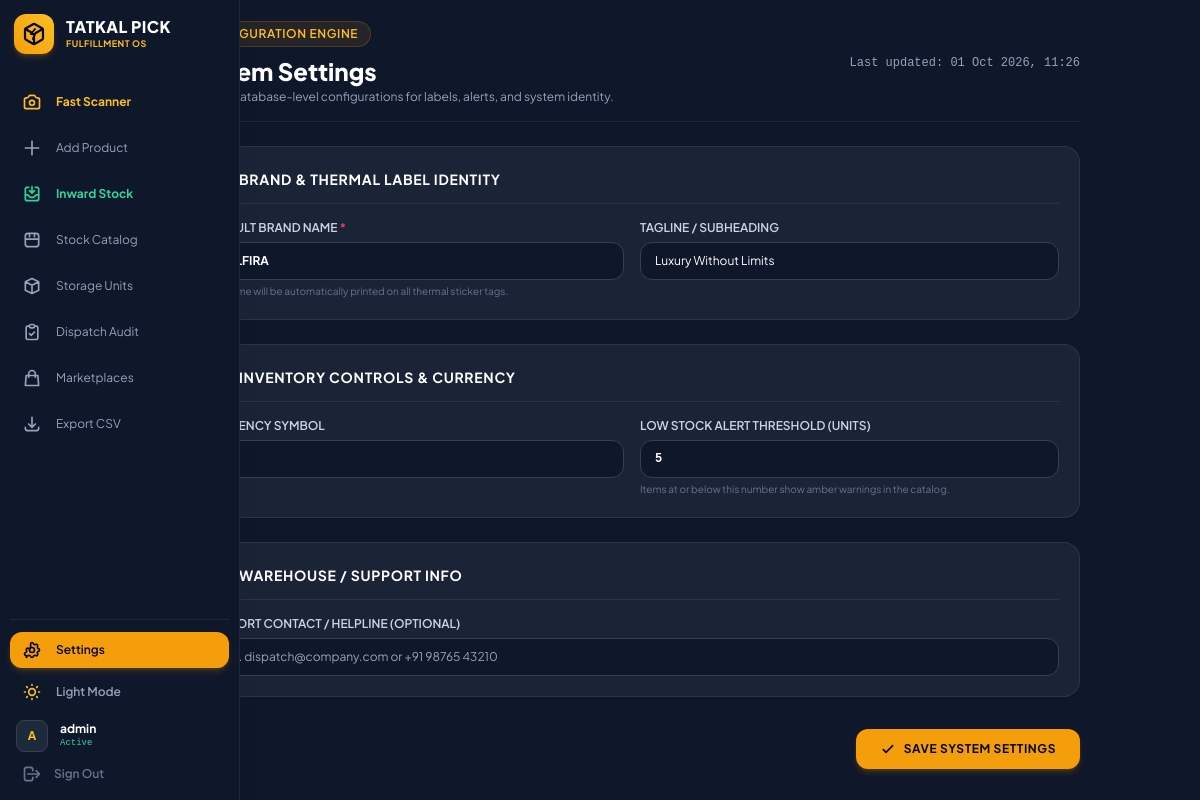
Page /settings/ (signed in) on the committed database.
### sku_manager/models.py (models this page shows)
class AppSettings(models.Model):
    brand_name = models.CharField(max_length=100, default='TATKAL PICK')
    tagline = models.CharField(max_length=150, blank=True, default='Universal Stock & Fast Dispatch')
    currency_symbol = models.CharField(max_length=10, default='₹')
    low_stock_threshold = models.PositiveIntegerField(default=5)
    support_contact = models.CharField(max_length=100, blank=True, default='')
    updated_at = models.DateTimeField(auto_now=True)
    @classmethod
    def get_settings(cls):
        obj, _ = cls.objects.get_or_create(id=1)
        return obj

### sku_manager/views.py (the view, shortened to what this page needs)
# urls.py: path('settings/', views.app_settings_view, name='app_settings'),
@login_required(login_url='login')
def app_settings_view(request):
    settings_obj = AppSettings.get_settings()
    return render(request, 'sku_manager/settings.html', {
        'settings': settings_obj,
        'active_page': 'settings',
    })

### templates/sku_manager/settings.html (shortened to what this page needs)
{% extends "sku_manager/base.html" %}
{% block content %}
<div class="max-w-4xl mx-auto space-y-6">
  <header class="flex flex-col sm:flex-row sm:items-center justify-between border-b border-slate-200 dark:border-slate-800 pb-4 gap-4">
    <div>
      <div class="inline-flex items-center gap-2 px-3 py-1 rounded-full bg-amber-500/10 text-amber-600 dark:text-amber-400 border border-amber-500/20 text-xs font-semibold uppercase tracking-wider mb-2">
        Configuration Engine
      </div>
      <h1 class="text-2xl font-extrabold text-slate-900 dark:text-white">System Settings</h1>
      <p class="text-slate-500 dark:text-slate-400 text-xs mt-0.5">Manage database-level configurations for labels, alerts, and system identity.</p>
    </div>
    <div class="text-xs font-mono text-slate-400">
      Last updated: {{ settings.updated_at|date:"d M Y, H:i" }}
    </div>
  </header>
  <form method="POST" action="{% url 'app_settings' %}" class="space-y-6">
    <div class="bg-white dark:bg-slate-800/80 border border-slate-200 dark:border-slate-700/60 rounded-2xl p-5 shadow-sm space-y-4">
      <div class="flex items-center gap-2.5 border-b border-slate-100 dark:border-slate-700/60 pb-3">
        <span class="w-6 h-6 rounded-lg bg-amber-500/20 text-amber-600 dark:text-amber-400 flex items-center justify-center text-xs font-bold">1</span>
        <h2 class="text-sm font-bold uppercase tracking-wider text-slate-800 dark:text-white">Brand & Thermal Label Identity</h2>
      </div>
      <div class="grid grid-cols-1 sm:grid-cols-2 gap-4">
        <div>
          <label class="block text-xs font-semibold text-slate-700 dark:text-slate-300 uppercase mb-1.5">
            Default Brand Name <span class="text-rose-500">*</span>
          </label>
          <input type="text" name="brand_name" required value="{{ settings.brand_name }}" placeholder="e.g. TATKAL PICK, AURA STORE"
            class="w-full bg-slate-50 dark:bg-slate-900 border border-slate-300 dark:border-slate-700 rounded-xl px-3.5 py-2.5 text-xs text-slate-900 dark:text-white font-bold uppercase focus:outline-none focus:border-amber-500 transition">
          <p class="text-[10px] text-slate-500 mt-1">This name will be automatically printed on all thermal sticker tags.</p>
        </div>
        <div>
          <label class="block text-xs font-semibold text-slate-700 dark:text-slate-300 uppercase mb-1.5">
            Tagline / Subheading
          </label>
          <input type="text" name="tagline" value="{{ settings.tagline }}" placeholder="e.g. Universal Inventory & Dispatch"
            class="w-full bg-slate-50 dark:bg-slate-900 border border-slate-300 dark:border-slate-700 rounded-xl px-3.5 py-2.5 text-xs text-slate-900 dark:text-white focus:outline-none focus:border-amber-500 transition">
        </div>
      </div>
    </div>
    <div class="bg-white dark:bg-slate-800/80 border border-slate-200 dark:border-slate-700/60 rounded-2xl p-5 shadow-sm space-y-4">
      <div class="flex items-center gap-2.5 border-b border-slate-100 dark:border-slate-700/60 pb-3">
        <span class="w-6 h-6 rounded-lg bg-blue-500/20 text-blue-600 dark:text-blue-400 flex items-center justify-center text-xs font-bold">2</span>
        <h2 class="text-sm font-bold uppercase tracking-wider text-slate-800 dark:text-white">Inventory Controls & Currency</h2>
      </div>
      <div class="grid grid-cols-1 sm:grid-cols-2 gap-4">
        <div>
          <label class="block text-xs font-semibold text-slate-700 dark:text-slate-300 uppercase mb-1.5">
            Currency Symbol
          </label>
          <input type="text" name="currency_symbol" value="{{ settings.currency_symbol }}" maxlength="5" placeholder="₹"
            class="w-full bg-slate-50 dark:bg-slate-900 border border-slate-300 dark:border-slate-700 rounded-xl px-3.5 py-2.5 text-xs text-slate-900 dark:text-white font-mono font-bold focus:outline-none focus:border-amber-500 transition">
        </div>
        <div>
          <label class="block text-xs font-semibold text-slate-700 dark:text-slate-300 uppercase mb-1.5">
            Low Stock Alert Threshold (Units)
          </label>
          <input type="number" min="1" name="low_stock_threshold" value="{{ settings.low_stock_threshold }}"
            class="w-full bg-slate-50 dark:bg-slate-900 border border-slate-300 dark:border-slate-700 rounded-xl px-3.5 py-2.5 text-xs text-slate-900 dark:text-white font-mono font-bold focus:outline-none focus:border-amber-500 transition">
          <p class="text-[10px] text-slate-500 mt-1">Items at or below this number show amber warnings in the catalog.</p>
        </div>
      </div>
    </div>
    <div class="bg-white dark:bg-slate-800/80 border border-slate-200 dark:border-slate-700/60 rounded-2xl p-5 shadow-sm space-y-4">
      <div class="flex items-center gap-2.5 border-b border-slate-100 dark:border-slate-700/60 pb-3">
        <span class="w-6 h-6 rounded-lg bg-emerald-500/20 text-emerald-600 dark:text-emerald-400 flex items-center justify-center text-xs font-bold">3</span>
        <h2 class="text-sm font-bold uppercase tracking-wider text-slate-800 dark:text-white">Warehouse / Support Info</h2>
      </div>
      <div>
        <label class="block text-xs font-semibold text-slate-700 dark:text-slate-300 uppercase mb-1.5">
          Support Contact / Helpline (Optional)
        </label>
        <input type="text" name="support_contact" value="{{ settings.support_contact }}" placeholder="e.g. dispatch@company.com or +91 98765 43210"
          class="w-full bg-slate-50 dark:bg-slate-900 border border-slate-300 dark:border-slate-700 rounded-xl px-3.5 py-2.5 text-xs text-slate-900 dark:text-white focus:outline-none focus:border-amber-500 transition">
      </div>
    </div>
    <div class="flex justify-end pt-2">
      <button type="submit" class="bg-amber-500 hover:bg-amber-400 active:bg-amber-600 text-slate-950 font-bold px-6 py-3 rounded-xl transition shadow-md shadow-amber-500/20 text-xs uppercase tracking-wider flex items-center gap-2">
        <svg class="w-4 h-4" fill="none" stroke="currentColor" viewBox="0 0 24 24"><path stroke-linecap="round" stroke-linejoin="round" stroke-width="2.5" d="M5 13l4 4L19 7"></path></svg>
        Save System Settings
      </button>
    </div>
  </form>
</div>
{% endblock %}

### templates/sku_manager/base.html (shortened to what this page needs)
<!DOCTYPE html>
<html lang="en" class="dark">
<head>
  <script src="https://cdn.tailwindcss.com"></script>
</head>
<body class="bg-slate-100 text-slate-800 dark:bg-slate-900 dark:text-slate-100 min-h-screen flex antialiased transition-colors duration-200">
  <aside class="group fixed left-0 top-0 z-40 h-screen w-16 hover:w-60 transition-all duration-300 ease-in-out bg-white border-r border-slate-200 dark:bg-slate-900 dark:border-slate-800 flex flex-col justify-between p-2.5 shadow-xl overflow-hidden">
    <div class="space-y-6">
      <a href="{% url 'sku_generate' %}" class="flex items-center gap-3 px-1 py-1">
        <div class="w-10 h-10 min-w-[40px] rounded-xl bg-gradient-to-tr from-amber-500 to-amber-400 flex items-center justify-center shadow-md shadow-amber-500/20 text-slate-950">
        </div>
        <div class="opacity-0 group-hover:opacity-100 transition-opacity duration-200 whitespace-nowrap overflow-hidden">
          <div class="font-black text-slate-900 dark:text-white text-base tracking-wide leading-tight">TATKAL PICK</div>
          <div class="text-[9px] text-amber-600 dark:text-amber-400 uppercase font-bold tracking-wider">Fulfillment OS</div>
        </div>
      </a>
      <nav class="space-y-1.5">
        <a href="{% url 'sku_scanner' %}" title="Camera Scanner"
          class="flex items-center gap-3.5 px-3 py-2.5 rounded-xl transition {% if active_page == 'scanner' %}bg-amber-500 text-slate-950 font-bold shadow-md shadow-amber-500/20{% else %}text-amber-600 dark:text-amber-400 hover:bg-slate-100 dark:hover:bg-slate-800{% endif %}">
          <span class="opacity-0 group-hover:opacity-100 transition-opacity duration-200 whitespace-nowrap text-xs font-bold">Fast Scanner</span>
        </a>
        <a href="{% url 'product_create' %}" title="Add New Product"
          class="flex items-center gap-3.5 px-3 py-2.5 rounded-xl transition {% if active_page == 'product_create' %}bg-amber-500 text-slate-950 font-bold shadow-md shadow-amber-500/20{% else %}text-slate-600 dark:text-slate-400 hover:bg-slate-100 dark:hover:bg-slate-800 dark:hover:text-white{% endif %}">
          <svg class="w-5 h-5 min-w-[20px]" fill="none" stroke="currentColor" viewBox="0 0 24 24"><path stroke-linecap="round" stroke-linejoin="round" stroke-width="2" d="M12 4v16m8-8H4"></path></svg>
          <span class="opacity-0 group-hover:opacity-100 transition-opacity duration-200 whitespace-nowrap text-xs">Add Product</span>
        </a>
        <a href="{% url 'stock_inward' %}" title="Inward Stock & Batch"
          class="flex items-center gap-3.5 px-3 py-2.5 rounded-xl transition {% if active_page == 'stock_inward' %}bg-amber-500 text-slate-950 font-bold shadow-md shadow-amber-500/20{% else %}text-emerald-600 dark:text-emerald-400 hover:bg-slate-100 dark:hover:bg-slate-800 dark:hover:text-white{% endif %}">
          <span class="opacity-0 group-hover:opacity-100 transition-opacity duration-200 whitespace-nowrap text-xs font-bold">Inward Stock</span>
        </a>
        <a href="{% url 'sku_inventory' %}" title="Inventory Catalog"
          class="flex items-center gap-3.5 px-3 py-2.5 rounded-xl transition {% if active_page == 'inventory' %}bg-amber-500 text-slate-950 font-bold shadow-md shadow-amber-500/20{% else %}text-slate-600 dark:text-slate-400 hover:bg-slate-100 dark:hover:bg-slate-800 dark:hover:text-white{% endif %}">
          <svg class="w-5 h-5 min-w-[20px]" fill="none" stroke="currentColor" viewBox="0 0 24 24"><path stroke-linecap="round" stroke-linejoin="round" stroke-width="2" d="M4 7v10c0 2 1.5 3 3.5 3h9c2 0 3.5-1 3.5-3V7c0-2-1.5-3-3.5-3h-9C5.5 4 4 5 4 7zm0 4h16M9 4v4m6-4v4"></path></svg>
          <span class="opacity-0 group-hover:opacity-100 transition-opacity duration-200 whitespace-nowrap text-xs">Stock Catalog</span>
        </a>
        <a href="{% url 'box_manager' %}" title="Storage Boxes"
          class="flex items-center gap-3.5 px-3 py-2.5 rounded-xl transition {% if active_page == 'boxes' %}bg-amber-500 text-slate-950 font-bold shadow-md shadow-amber-500/20{% else %}text-slate-600 dark:text-slate-400 hover:bg-slate-100 dark:hover:bg-slate-800 dark:hover:text-white{% endif %}">
          <svg class="w-5 h-5 min-w-[20px]" fill="none" stroke="currentColor" viewBox="0 0 24 24"><path stroke-linecap="round" stroke-linejoin="round" stroke-width="2" d="M20 7l-8-4-8 4m16 0l-8 4m8-4v10l-8 4m0-10L4 7m8 4v10M4 7v10l8 4"></path></svg>
          <span class="opacity-0 group-hover:opacity-100 transition-opacity duration-200 whitespace-nowrap text-xs">Storage Units</span>
        </a>
        <a href="{% url 'dispatch_logs' %}" title="Dispatch Logs"
          class="flex items-center gap-3.5 px-3 py-2.5 rounded-xl transition {% if active_page == 'dispatch_logs' %}bg-amber-500 text-slate-950 font-bold shadow-md shadow-amber-500/20{% else %}text-slate-600 dark:text-slate-400 hover:bg-slate-100 dark:hover:bg-slate-800 dark:hover:text-white{% endif %}">
          <svg class="w-5 h-5 min-w-[20px]" fill="none" stroke="currentColor" viewBox="0 0 24 24"><path stroke-linecap="round" stroke-linejoin="round" stroke-width="2" d="M9 5H7a2 2 0 00-2 2v12a2 2 0 002 2h10a2 2 0 002-2V7a2 2 0 00-2-2h-2M9 5a2 2 0 002 2h2a2 2 0 002-2M9 5a2 2 0 012-2h2a2 2 0 012 2m-6 9l2 2 4-4"></path></svg>
          <span class="opacity-0 group-hover:opacity-100 transition-opacity duration-200 whitespace-nowrap text-xs">Dispatch Audit</span>
        </a>
        <a href="{% url 'platform_manager' %}" title="Marketplace Channels"
          class="flex items-center gap-3.5 px-3 py-2.5 rounded-xl transition {% if active_page == 'platforms' %}bg-amber-500 text-slate-950 font-bold shadow-md shadow-amber-500/20{% else %}text-slate-600 dark:text-slate-400 hover:bg-slate-100 dark:hover:bg-slate-800 dark:hover:text-white{% endif %}">
          <svg class="w-5 h-5 min-w-[20px]" fill="none" stroke="currentColor" viewBox="0 0 24 24"><path stroke-linecap="round" stroke-linejoin="round" stroke-width="2" d="M16 11V7a4 4 0 00-8 0v4M5 9h14l1 12H4L5 9z"></path></svg>
          <span class="opacity-0 group-hover:opacity-100 transition-opacity duration-200 whitespace-nowrap text-xs">Marketplaces</span>
        </a>
        <a href="{% url 'sku_export_csv' %}" title="Export CSV"
          class="flex items-center gap-3.5 px-3 py-2.5 rounded-xl transition text-slate-600 dark:text-slate-400 hover:bg-slate-100 dark:hover:bg-slate-800 dark:hover:text-white">
          <svg class="w-5 h-5 min-w-[20px]" fill="none" stroke="currentColor" viewBox="0 0 24 24"><path stroke-linecap="round" stroke-linejoin="round" stroke-width="2" d="M4 16v1a3 3 0 003 3h10a3 3 0 003-3v-1m-4-4l-4 4m0 0l-4-4m4 4V4"></path></svg>
          <span class="opacity-0 group-hover:opacity-100 transition-opacity duration-200 whitespace-nowrap text-xs">Export CSV</span>
        </a>
      </nav>
    </div>
    <div class="space-y-1.5 pt-3 border-t border-slate-200 dark:border-slate-800">
      <a href="{% url 'app_settings' %}" title="System Settings"
        class="flex items-center gap-3.5 px-3 py-2 rounded-xl transition {% if active_page == 'settings' %}bg-amber-500 text-slate-950 font-bold shadow-md shadow-amber-500/20{% else %}text-slate-600 dark:text-slate-400 hover:bg-slate-100 dark:hover:bg-slate-800 dark:hover:text-white{% endif %}">
        <span class="opacity-0 group-hover:opacity-100 transition-opacity duration-200 whitespace-nowrap text-xs font-semibold">Settings</span>
      </a>
      <button id="themeToggleBtn" type="button" title="Switch Theme"
        class="w-full flex items-center gap-3.5 px-3 py-2 rounded-xl text-slate-600 dark:text-slate-400 hover:bg-slate-100 dark:hover:bg-slate-800 transition">
        <span id="themeToggleText" class="opacity-0 group-hover:opacity-100 transition-opacity duration-200 whitespace-nowrap text-xs font-semibold">
        </span>
      </button>
      {% if request.user.is_authenticated %}
      <div class="flex items-center gap-3 px-1.5 pt-1 overflow-hidden">
        <div class="w-8 h-8 min-w-[32px] rounded-lg bg-slate-200 dark:bg-slate-800 border border-slate-300 dark:border-slate-700 flex items-center justify-center font-bold text-amber-600 dark:text-amber-400 text-xs">
          {{ request.user.username|slice:":1"|upper }}
        </div>
        <div class="opacity-0 group-hover:opacity-100 transition-opacity duration-200 overflow-hidden">
          <div class="text-xs font-bold text-slate-800 dark:text-white truncate">{{ request.user.username }}</div>
          <div class="text-[9px] text-emerald-600 dark:text-emerald-400 font-mono">Active</div>
        </div>
      </div>
      <a href="{% url 'logout' %}" title="Log Out"
        class="flex items-center gap-3 px-3 py-1.5 rounded-xl text-slate-500 hover:bg-rose-500/10 hover:text-rose-500 transition">
        <svg class="w-5 h-5 min-w-[20px]" fill="none" stroke="currentColor" viewBox="0 0 24 24">
          <path stroke-linecap="round" stroke-linejoin="round" stroke-width="2" d="M17 16l4-4m0 0l-4-4m4 4H7m6 4v1a3 3 0 01-3 3H6a3 3 0 01-3-3V7a3 3 0 013-3h4a3 3 0 013 3v1"></path>
        </svg>
        <span class="opacity-0 group-hover:opacity-100 transition-opacity duration-200 whitespace-nowrap text-xs font-semibold">Sign Out</span>
      </a>
      {% endif %}
    </div>
  </aside>
  <main class="flex-1 ml-16 p-4 sm:p-5 min-h-screen transition-all duration-300">
    <div class="w-full space-y-4">
      {% block content %}{% endblock %}
    </div>
  </main>
</body>
</html>

### rows in the picture
AppSettings: updated_at "01 Oct 2026, 11:26", brand_name "Velfira", tagline "Luxury Without Limits", currency_symbol "₹", low_stock_threshold "5"

### other values in the picture
{{ request.user.username|slice:":1"|upper }} "A"
{{ request.user.username }} "admin"
